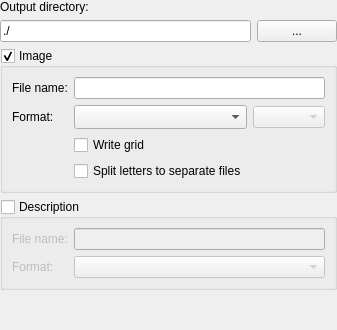
<?xml version="1.0" encoding="UTF-8"?>
<ui version="4.0">
 <class>OutputFrame</class>
 <widget class="QWidget" name="OutputFrame">
  <property name="geometry">
   <rect>
    <x>0</x>
    <y>0</y>
    <width>272</width>
    <height>330</height>
   </rect>
  </property>
  <property name="sizePolicy">
   <sizepolicy hsizetype="Minimum" vsizetype="Minimum">
    <horstretch>0</horstretch>
    <verstretch>0</verstretch>
   </sizepolicy>
  </property>
  <property name="windowTitle">
   <string>Frame</string>
  </property>
  <property name="locale">
   <locale language="English" country="UnitedStates"/>
  </property>
  <layout class="QGridLayout" name="gridLayout">
   <property name="sizeConstraint">
    <enum>QLayout::SetMinimumSize</enum>
   </property>
   <property name="margin">
    <number>0</number>
   </property>
   <item row="1" column="0">
    <widget class="QLineEdit" name="lineEditPath">
     <property name="text">
      <string>./</string>
     </property>
     <property name="readOnly">
      <bool>true</bool>
     </property>
    </widget>
   </item>
   <item row="0" column="0">
    <widget class="QLabel" name="label">
     <property name="text">
      <string>Output directory:</string>
     </property>
     <property name="buddy">
      <cstring>lineEditPath</cstring>
     </property>
    </widget>
   </item>
   <item row="1" column="1">
    <widget class="QPushButton" name="pushButtonSelectPath">
     <property name="text">
      <string notr="true">...</string>
     </property>
    </widget>
   </item>
   <item row="2" column="0" colspan="2">
    <widget class="QGroupBox" name="groupBoxImage">
     <property name="title">
      <string>Image</string>
     </property>
     <property name="checkable">
      <bool>true</bool>
     </property>
     <layout class="QGridLayout" name="gridLayout_2">
      <item row="0" column="1" colspan="2">
       <widget class="QLineEdit" name="lineEditImageFilename"/>
      </item>
      <item row="0" column="0">
       <widget class="QLabel" name="label_2">
        <property name="text">
         <string>File name:</string>
        </property>
        <property name="buddy">
         <cstring>lineEditImageFilename</cstring>
        </property>
       </widget>
      </item>
      <item row="1" column="1">
       <widget class="QComboBox" name="comboBoxImageFormat">
        <property name="sizeAdjustPolicy">
         <enum>QComboBox::AdjustToMinimumContentsLengthWithIcon</enum>
        </property>
        <property name="frame">
         <bool>true</bool>
        </property>
       </widget>
      </item>
      <item row="1" column="0">
       <widget class="QLabel" name="label_3">
        <property name="text">
         <string>Format:</string>
        </property>
        <property name="buddy">
         <cstring>comboBoxImageFormat</cstring>
        </property>
       </widget>
      </item>
      <item row="1" column="2">
       <widget class="QComboBox" name="comboBoxImageChannels">
        <property name="enabled">
         <bool>false</bool>
        </property>
       </widget>
      </item>
      <item row="3" column="1">
       <widget class="QCheckBox" name="checkBoxDrawGrid">
        <property name="text">
         <string>Write grid</string>
        </property>
       </widget>
      </item>
      <item row="3" column="2">
       <widget class="ColorButton" name="widgetGridColor" native="true">
        <property name="enabled">
         <bool>false</bool>
        </property>
       </widget>
      </item>
      <item row="4" column="1">
       <widget class="QCheckBox" name="checkBoxSplitLettersOnFiles">
        <property name="text">
         <string>Split letters to separate files</string>
        </property>
       </widget>
      </item>
     </layout>
    </widget>
   </item>
   <item row="3" column="0" colspan="2">
    <widget class="QGroupBox" name="groupBoxDescription">
     <property name="enabled">
      <bool>true</bool>
     </property>
     <property name="title">
      <string>Description</string>
     </property>
     <property name="checkable">
      <bool>true</bool>
     </property>
     <property name="checked">
      <bool>false</bool>
     </property>
     <layout class="QGridLayout" name="gridLayout_3">
      <item row="0" column="1">
       <widget class="QLineEdit" name="lineEditDescriptionFilename"/>
      </item>
      <item row="0" column="0">
       <widget class="QLabel" name="label_4">
        <property name="text">
         <string>File name:</string>
        </property>
       </widget>
      </item>
      <item row="1" column="0">
       <widget class="QLabel" name="label_5">
        <property name="text">
         <string>Format:</string>
        </property>
       </widget>
      </item>
      <item row="1" column="1">
       <widget class="QComboBox" name="comboBoxDescriptionType"/>
      </item>
     </layout>
    </widget>
   </item>
   <item row="4" column="0">
    <spacer name="verticalSpacer">
     <property name="orientation">
      <enum>Qt::Vertical</enum>
     </property>
     <property name="sizeHint" stdset="0">
      <size>
       <width>20</width>
       <height>40</height>
      </size>
     </property>
    </spacer>
   </item>
  </layout>
 </widget>
 <customwidgets>
  <customwidget>
   <class>ColorButton</class>
   <extends>QWidget</extends>
   <header>colorbutton.h</header>
   <container>1</container>
  </customwidget>
 </customwidgets>
 <resources/>
 <connections/>
</ui>
